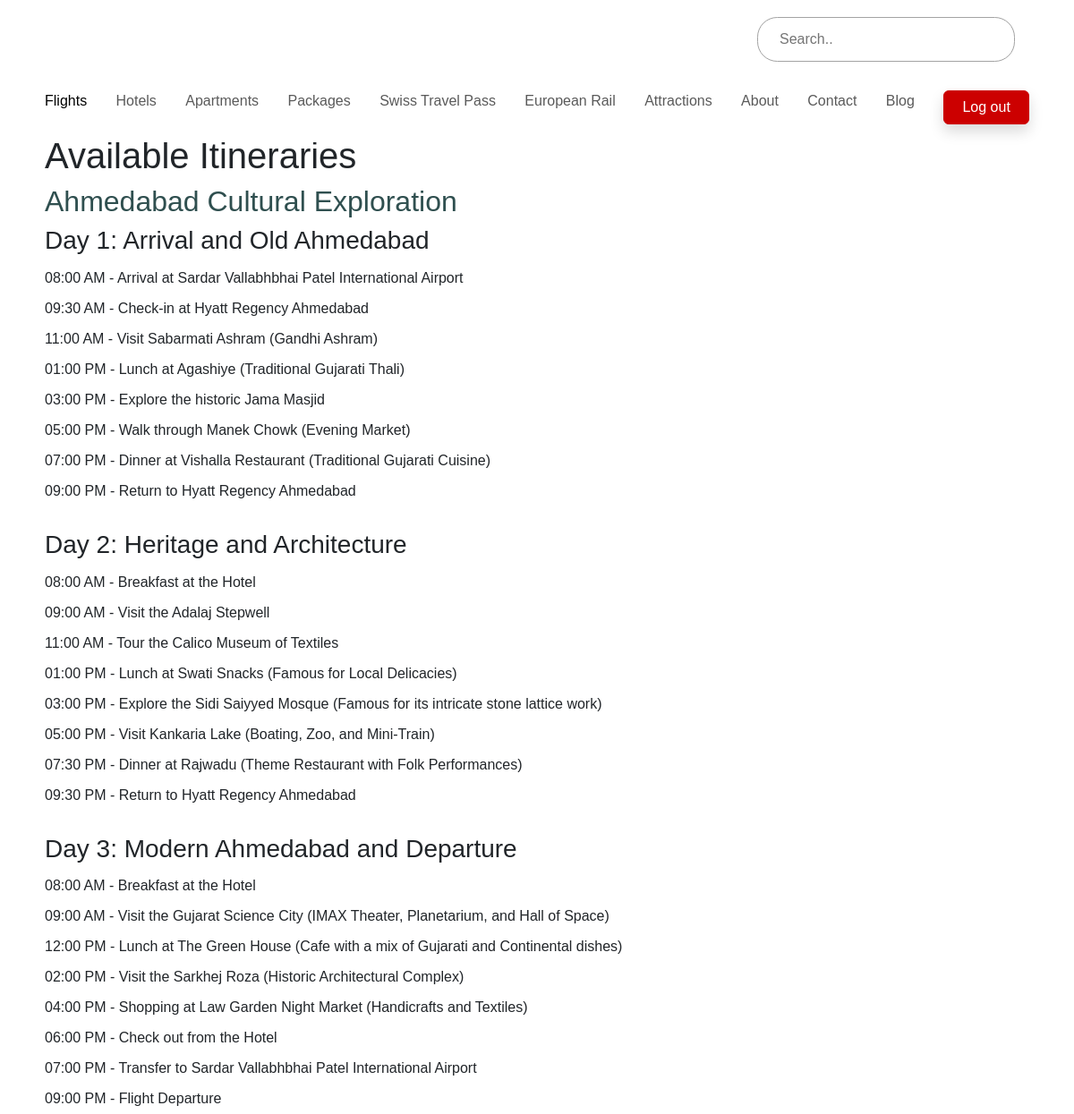
The page /iti.php (signed in) on the database its author committed.
### tables this page shows
CREATE TABLE `itineraries` (
  `iid` int(40) NOT NULL,
  `destination_id` int(40) NOT NULL,
  `name` varchar(255) NOT NULL,
  `start_date` varchar(255) NOT NULL,
  `end_date` varchar(255) NOT NULL,
  `price` varchar(255) NOT NULL,
  `max_travellers` varchar(255) NOT NULL,
  `description` varchar(5000) NOT NULL
);

### iti.php (the view, shortened to what this page needs)
<?php
include 'components/_dbconnect.php';
$did = $_SESSION['did'];
$sql = "SELECT `name`,`description` FROM `itineraries` WHERE `destination_id` = '$did'";
$result = mysqli_query($conn, $sql);
?>
<?php
function displayItineraryFromDescription($title, $description)
{
    echo "<h2>" . htmlspecialchars($title) . "</h2>";
    $days = explode('Day ', $description);
    foreach ($days as $day) {
        if (!empty(trim($day))) {
            $day_parts = explode('|', $day);
            echo "<h3>Day " . htmlspecialchars(array_shift($day_parts)) . "</h3>";
            echo "<ul>";
            foreach ($day_parts as $activity) {
                echo "<li>" . htmlspecialchars($activity) . "</li>";
            }
            echo "</ul>";
        }
    }
}
?>
<!DOCTYPE html>
<html lang="en">
<head>
    <link rel="stylesheet" href="assets/bootstrap/css/bootstrap.min.css">
    <link rel="stylesheet" href="assets/css/style.css">
    <link rel="stylesheet" href="assets/fonts/simple-line-icons.min.css">
    <link rel="stylesheet" href="assets/css/baguetteBox.min.css">
    <link rel="stylesheet" href="assets/css/vanilla-zoom.min.css">
    <link rel="stylesheet" href="https://code.jquery.com/ui/1.14.0/themes/base/jquery-ui.css">
</head>
<body>
    <?php require 'components/_nav.php' ?>
    <h1>Available Itineraries</h1>
    <?php
    if (mysqli_num_rows($result) > 0) {
        while ($itinerary = mysqli_fetch_assoc($result)) {
            displayItineraryFromDescription($itinerary['name'], $itinerary['description']);
        }
    } else {
        echo "No itineraries found.";
    }
    ?>
</body>
</html>

### components/_nav.php (shortened to what this page needs)
<header class="nav-header">
    <div class="container">
        <nav class="navbar navbar-expand-lg ">
            <div class="w-100 flex-column align-items-start">
                <div class="d-flex justify-content-between w-100">
                    <div>
                        <div class="navSearch-wrapper me-4">
                            <div class="navSearch-inner">
                                <input type="text" placeholder="Search.." name="search">
                            </div>
                        </div>
                    </div>
                </div>
                <div class="collapse navbar-collapse w-100" id="navcol-1">
                    <ul class="navbar-nav mr-auto mb-2 mb-lg-0 flex-grow-1 mt-4">
                        <li class="nav-item"><a class="nav-link active" href="index.php">Flights</a></li>
                        <li class="nav-item"><a class="nav-link" href="index.php">Hotels</a></li>
                        <li class="nav-item"><a class="nav-link" href="index.php">Apartments</a></li>
                        <li class="nav-item"><a class="nav-link" href="index.php">Packages</a></li>
                        <li class="nav-item"><a class="nav-link" href="index.php">Swiss Travel Pass</a></li>
                        <li class="nav-item"><a class="nav-link" href="index.php">European Rail</a></li>
                        <li class="nav-item"><a class="nav-link" href="index.php">Attractions</a></li>
                        <li class="nav-item"><a class="nav-link" href="index.php">About</a></li>
                        <li class="nav-item"><a class="nav-link" href="index.php">Contact</a></li>
                        <li class="nav-item"><a class="nav-link" href="index.php">Blog</a></li>
                        <?php
                        if (isset($_SESSION['userId']) && $_SESSION['userId'] == true) {
                            echo '<li class="nav-item"><a class="nav-link" href="logout.php">
                            <button class="btn btn-primary shadow d-block w-100" type="submit">Log out</button>
                            </a></li>';
                        } else {
                            echo '<li class="nav-item"><a class="nav-link" href="login.php">
                            <button class="btn btn-primary shadow d-block w-100" type="submit">Log in</button>
                            </a></li>';
                        }
                        ?>
                    </ul>
                </div>
            </div>
        </nav>
    </div>
</header>

### assets/css/style.css (style rules this page uses)
* { box-sizing: border-box; }
a { text-decoration: none; }
.nav-header { position: fixed; width: 100%; padding-top: 0; border-bottom: 0; height: 9.937rem !important; top: 0; left: 0; z-index: 10; background: #fff; }
.nav-item { flex-grow: 1; }
.navSearch-wrapper { position: relative; width: 18rem; min-height: 2.8rem; z-index: 99; }
.navSearch-inner { position: absolute; width: 100%; border: 1px solid #a3a3a3; background-color: white; border-radius: 1.4rem; text-decoration: none; top: 0; left: 0; }
.navSearch-inner input { border: 0; background: url(https://img.icons8.com/?size=100&id=132&format=png&color=000000) no-repeat transparent; background-position-x: 0%; background-position-y: 0%; background-size: auto; padding: 0.75rem 3rem 0.75rem 1.5rem; width: 100%; background-size: 1rem 1rem; background-position: calc(100% - 1rem) center; }

### iti.php (style rules this page uses)
body { font-family: Arial, sans-serif; margin-top: 150px; padding-left: 50px; }
h2 { color: #2F4F4F; }
ul { list-style-type: none; padding-left: 0; }
li { padding: 5px 0; }

### rows shown on the page
itineraries: name "Ahmedabad Cultural Exploration", day_parts "1: Arrival and Old Ahmedabad", activity "08:00 AM - Arrival at Sardar Vallabhbhai Patel International Airport", activity "09:30 AM - Check-in at Hyatt Regency Ahmedabad", activity "11:00 AM - Visit Sabarmati Ashram (Gandhi Ashram)", activity "01:00 PM - Lunch at Agashiye (Traditional Gujarati Thali)", activity "03:00 PM - Explore the historic Jama Masjid", activity "05:00 PM - Walk through Manek Chowk (Evening Market)", activity "07:00 PM - Dinner at Vishalla Restaurant (Traditional Gujarati Cuisine)", activity "09:00 PM - Return to Hyatt Regency Ahmedabad", day_parts "2: Heritage and Architecture", activity "08:00 AM - Breakfast at the Hotel", activity "09:00 AM - Visit the Adalaj Stepwell", activity "11:00 AM - Tour the Calico Museum of Textiles", activity "01:00 PM - Lunch at Swati Snacks (Famous for Local Delicacies)", activity "03:00 PM - Explore the Sidi Saiyyed Mosque (Famous for its intricate stone lattice work)", activity "05:00 PM - Visit Kankaria Lake (Boating, Zoo, and Mini-Train)", activity "07:30 PM - Dinner at Rajwadu (Theme Restaurant with Folk Performances)", activity "09:30 PM - Return to Hyatt Regency Ahmedabad", day_parts "3: Modern Ahmedabad and Departure", activity "09:00 AM - Visit the Gujarat Science City (IMAX Theater, Planetarium, and Hall of Space)", activity "12:00 PM - Lunch at The Green House (Cafe with a mix of Gujarati and Continental dishes)", activity "02:00 PM - Visit the Sarkhej Roza (Historic Architectural Complex)", activity "04:00 PM - Shopping at Law Garden Night Market (Handicrafts and Textiles)", activity "06:00 PM - Check out from the Hotel", activity "07:00 PM - Transfer to Sardar Vallabhbhai Patel International Airport", activity "09:00 PM - Flight Departure"
